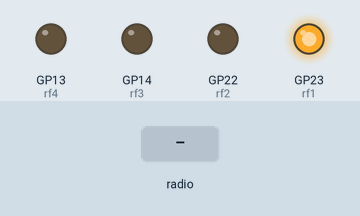
The program below on a simulated Raspberry Pi Pico running CircuitPython. Shown: output pins drawn as LEDs (lit = HIGH). The inputs (shaded band) are chosen by the test bench. No radio messages arrive unless stated (any console line starting 'radio sent:' is added by the test bench); what the program prints to the serial console is not drawn.

Above: at 0.01 s.
At 1.2 s:
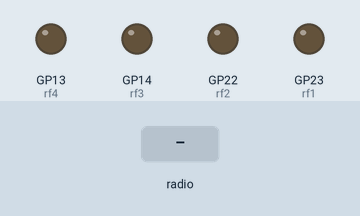
1.3 s: radio message "on" arrives
2.8 s: radio message "off" arrives
4.3 s: radio message "1" arrives
Timing chart, 0 to 7.3 s (numbered marks = the images above; inputs shaded):
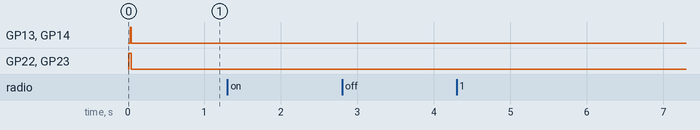

Measured:
- after the input at 1.3 s, every drawn part: stays the same
- after the input at 2.8 s, every drawn part: stays the same
- after the input at 4.3 s, every drawn part: stays the same

The program:

code.py
```python
import time
import board
import busio
from digitalio import DigitalInOut, Direction, Pull
import adafruit_rfm9x
import config

def purple(data):
  stamp = time.time()
  return "\x1b[38;5;104m[" + str(stamp) + "] " + data + "\x1b[0m"

def yellow(data):
  return "\x1b[38;5;220m" + data + "\x1b[0m"

def red(data):
  return "\x1b[1;5;31m -- " + data + "\x1b[0m"

# our version
VERSION = "RF.Guru_8P_Switch_LoRa 0.1"

rf1 = DigitalInOut(board.GP23)
rf1.direction = Direction.OUTPUT
rf1.value = True
time.sleep(0.01)

rf2 = DigitalInOut(board.GP22)
rf2.direction = Direction.OUTPUT
rf2.value = True
time.sleep(0.01)

rf3 = DigitalInOut(board.GP14)
rf3.direction = Direction.OUTPUT
rf3.value = True
time.sleep(0.01)

rf4 = DigitalInOut(board.GP13)
rf4.direction = Direction.OUTPUT
rf4.value = True
time.sleep(0.01)

ports = {
  1: rf1,
  2: rf2,
  3: rf3,
  4: rf4,
}

for number, port in ports.items():
    port.value = config.map[number]['State']

print(red(config.name + " -=- " + VERSION))

# Lora Stuff
RADIO_FREQ_MHZ = 868.000
CS = DigitalInOut(board.GP21)
RESET = DigitalInOut(board.GP20)
spi = busio.SPI(board.GP10, MOSI=board.GP11, MISO=board.GP8)
rfm9x = adafruit_rfm9x.RFM9x(spi, CS, RESET, RADIO_FREQ_MHZ, baudrate=1000000, agc=False,crc=True)
rfm9x.tx_power = 5

while True:
    msg = yellow("Waiting for LoRa packet ...")
    print(f"{msg}\r", end="")
    packet = rfm9x.receive(with_header=True,timeout=10)

    if packet is not None:
        #print(packet)
        if packet[:3] == (b'<\xaa\x01'):
                rawdata = bytes(packet[3:]).decode('utf-8')
                if rawdata.startswith(config.name):
                    portnr = rawdata[4:5]
                    value = rawdata[6:9]
                    if value == "on":
                      try:
                          ports[int(portnr)].value = True
                          print(purple("PORT REQ: Turned port " + portnr + " on"))
                      except:
                          print(purple("PORT REQ: Wrong port nr " + portnr))
                    if value == "off":
                      try:
                          ports[int(portnr)].value = False
                          print(purple("PORT REQ: Turned port " + portnr + " off"))
                      except:
                          print(purple("PORT REQ: Wrong port nr " + portnr))
                else:
                    print(yellow("Received another switch port req packet: " + str(rawdata)))
        else:
            print(yellow("Received an unknown packet: " + str(packet)))
```

config.py
```python
# Device NAME
name = 'rl0'
map = {
  1: {
        'Name': "FlexRadio",
        'State': False,
      },
  2: {
        'Name': "CabinetLights",
        'State': False,
      },
  3: {
        'Name': "Ventilator",
        'State': False,
      },
  4: {
        'Name': "Alarm",
        'State': False,
      },
}
```
